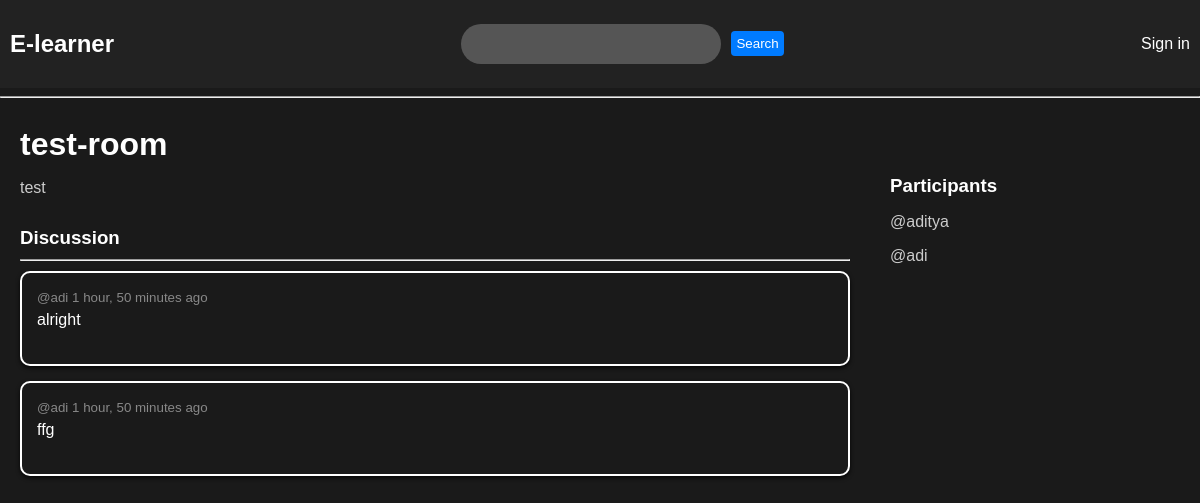
/room/20/, run on the app's committed database.
### base/models.py (models this page shows, shortened)
class Room(models.Model):
    Chat_host=models.ForeignKey(User,on_delete=models.SET_NULL,null=True)
    subject=models.ForeignKey(Subject,on_delete=models.SET_NULL,null=True)
    name=models.CharField(max_length=200)
    description=models.TextField(null=True,blank=True)
    participants=models.ManyToManyField(User,null=True,related_name='participants',blank=True)
    updated = models.DateTimeField(auto_now=True)
    created= models.DateTimeField(auto_now_add=True)
    class Meta:
        ordering=['-updated','-created']

class Message(models.Model):
      user=models.ForeignKey(User,on_delete=models.CASCADE)
      room=models.ForeignKey(Room, on_delete=models.CASCADE)
      body=models.TextField()
      updated = models.DateTimeField(auto_now=True)
      created= models.DateTimeField(auto_now_add=True)
      class Meta:
        ordering=['-updated','-created']

### base/views.py (the view, shortened to what this page needs)
# urls.py: path('room/<str:id_>/',views.room,name="room"),
def room(request,id_):
    room=Room.objects.get(id=id_)
    room_messages=room.message_set.all().order_by('-created')
    participants=room.participants.all()
    context={'room':room,'room_messages':room_messages,'participants':participants}
    return render(request, 'base/Room.html',context)

### base/templates/base/Room.html (shortened to what this page needs)
{% extends 'mainTemp.html' %}
{% block content %}
<div class="room-container">
    <div class="room-details">
        <h1>{{ room.name }}</h1>
        <p>{{ room.description }}</p>
        <div class="discussion-container">
            <h3>Discussion</h3>
            <hr>
            <div class="comment">
                {% for message in room_messages %}
                <div>
                    <small>@{{ message.user }} {{ message.created|timesince }} ago</small>
                    <p>{{ message.body }}</p>
                </div>
                {% endfor %}
            </div>
        </div>
    </div>
    <div class="participants-container">
        <h3>Participants</h3>
        {% for user in participants %}
        <div>
            <p>@{{ user.username }}</p>
        </div>
        {% endfor %}
    </div>
</div>
{% endblock %}

### base/templates/base/Room.html (style rules this page uses)
body { margin: 0; padding: 0; font-family: Arial, sans-serif; background-color: #1a1a1a; color: #fff; }
.room-container { display: grid; grid-template-columns: 3fr 1fr; padding: 20px; }
.room-details { margin-right: 40px; }
.room-details h1 { margin-top: 0; margin-bottom: 10px; color: #fff; }
.room-details p { margin-bottom: 20px; color: #ccc; }
.discussion-container { margin-top: 30px; }
.discussion-container h3 { margin-bottom: 10px; color: #fff; }
.comment { margin-top: 10px; }
.comment div { background-color: #1a1a1a; padding: 15px; border-radius: 10px; margin-bottom: 15px; box-shadow: 0 2px 4px rgba(0, 0, 0, 0.8); border:2px solid #fff; }
.comment small { color: #888; }
.comment p { margin-top: 5px; color: #fff; }
.participants-container { margin-top: 30px; }
.participants-container h3 { margin-bottom: 10px; color: #fff; }
.participants-container p { margin-bottom: 5px; color: #ccc; }

### data on the page
Room: name "test-room", description "test"
Message: user "adi", created "1 hour, 50 minutes", body "alright"
Message: user "adi", created "1 hour, 50 minutes", body "ffg"

### other printed values
{{ user.username }} "aditya"
{{ user.username }} "adi"
